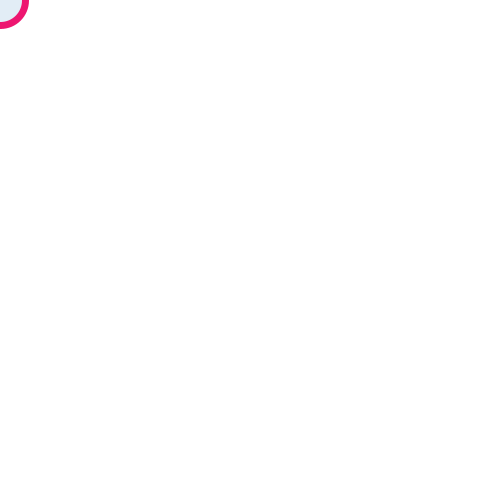
Frame 1 (no input)
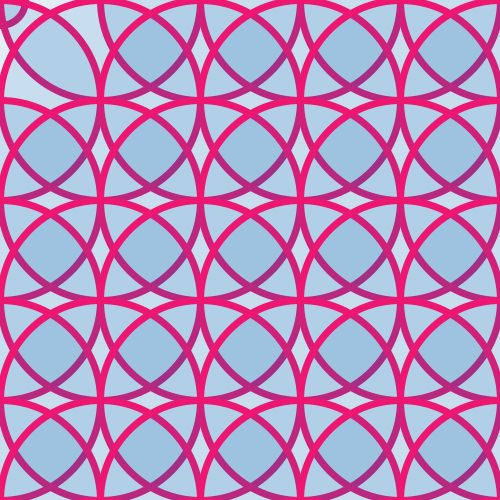
Frame 60 (the mouse pressed at the canvas centre just before this capture)
Frame 120 (the mouse held since frame 60 and released just before this capture): identical to frame 60, image omitted

The Processing sketch that drew these frames (run headless with seeded random() and noise(); from frame 60 on, the mouse is pressed at the canvas centre):

// Processing sketch: processing_32219
// ── processing_32219.pde

int goodbye = 50;
int hello = 0;

int y = 0;

void setup () {
  size (500,500);
  noFill ();
  background (255);
  frameRate (5);
  
  fill(5,103,180,30);
  stroke (237,22,112);
  strokeWeight (7);
  
}

void draw (){
  
 while (goodbye < 250){
    ellipse (hello, y,goodbye,goodbye);
  goodbye = goodbye + 200;
 
   }   
   
   
  hello = hello + 100;
 goodbye = 0; 
 
 if (hello > 500){
   y = y + 100;
   hello = 0;
}

}
